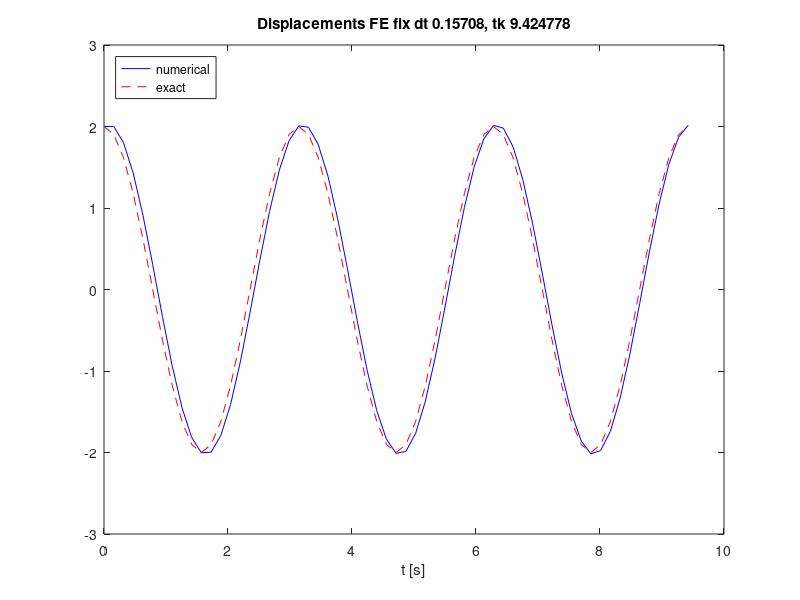

The MATLAB source for this figure:
% Almost the same code as in pure FE version, but with almost "magic" fix.
% In the loop below in second equation u(n+1) is used instead of u(n). This
% results in Semi-implicit Euler method, that is far more effective for
% considered system.

omega0 = 2;

% Initial condition
X_0 = 2;

T0 = 2*pi/omega0;
dt = T0/20;
tk = 3*T0;

N_t = floor(tk/dt);
t = linspace(0, N_t*dt, N_t+1);
u = zeros(N_t+1, 1);
v = zeros(N_t+1, 1);
u(1) = X_0;
v(1) = 0;

% Step equations forward in time
for n = 1:N_t
    u(n+1) = u(n) + dt*v(n);
    v(n+1) = v(n) - dt*omega0^2*u(n+1);
end
figure
plot(t, u, 'b-', t, X_0*cos(omega0*t), 'r--');
legend('numerical', 'exact', 'Location','northwest');
title(sprintf('Displacements FE fix dt %g, tk %f', dt, tk))
xlabel('t [s]');
% print('tmp', '-dpdf'); print('tmp', '-dpng');